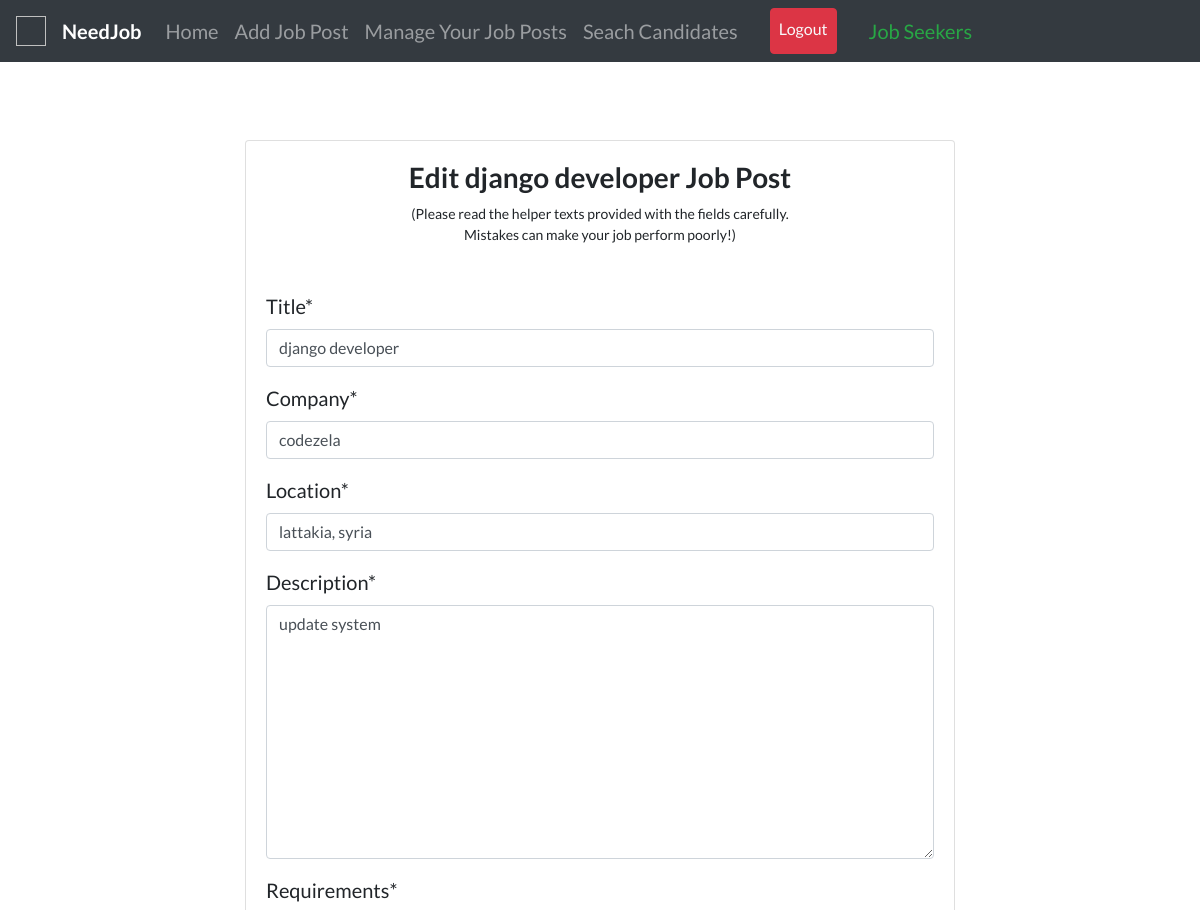
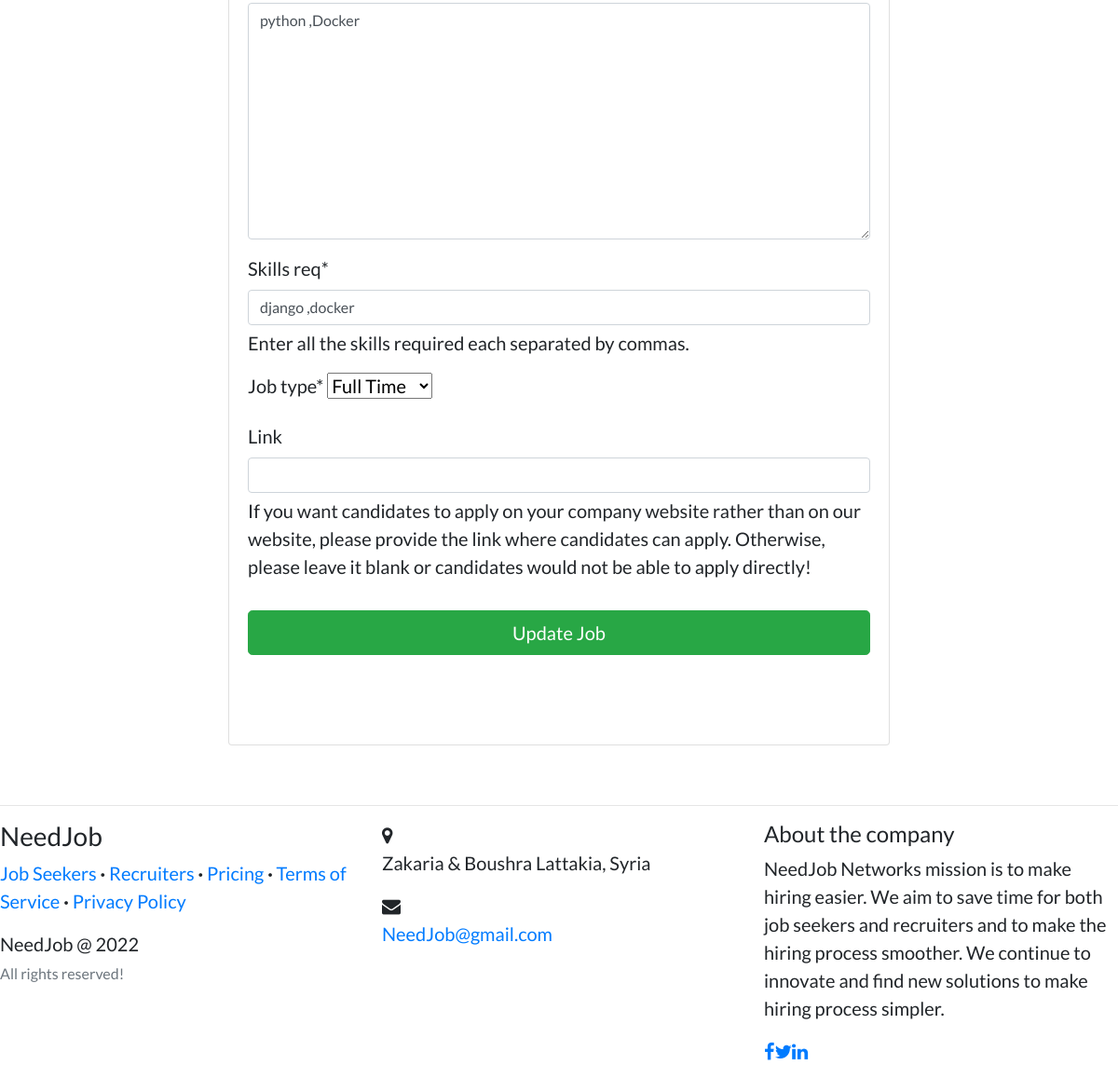
Screenshot of /hiring/job/django-developer/edit/ (signed in) with the database file from the repository (2 pictures, top to bottom).
### recruiters/models.py (models this page shows, shortened)
class Job(models.Model):
    recruiter = models.ForeignKey(
        User, related_name='jobs', on_delete=models.CASCADE)
    title = models.CharField(max_length=255)
    company = models.CharField(max_length=200)
    location = models.CharField(max_length=255)
    description = models.TextField()
    requirements = models.TextField()
    skills_req = models.CharField(max_length=200)
    job_type = models.CharField(
        max_length=30, choices=CHOICES, default='Full Time', null=True)
    link = models.URLField(null=True, blank=True)
    slug = AutoSlugField(populate_from='title', unique=True, null=True)
    date_posted = models.DateTimeField(default=timezone.now)

### recruiters/views.py (the view)
# urls.py: path('job/<slug>/edit/', views.edit_job, name='edit-job-post'),
@login_required
def edit_job(request, slug):
    user = request.user
    job = get_object_or_404(Job, slug=slug)
    if request.method == "POST":
        form = NewJobForm(request.POST, instance=job)
        if form.is_valid():
            data = form.save(commit=False)
            data.save()
            return redirect('add-job-detail', slug)
    else:
        form = NewJobForm(instance=job)
    context = {
        'form': form,
        'rec_navbar': 1,
        'job': job,
    }
    return render(request, 'recruiters/edit_job.html', context)

### recruiters/forms.py
class NewJobForm(forms.ModelForm):
    class Meta:
        model = Job
        fields = ['title', 'company', 'location',
                  'description','requirements', 'skills_req', 'job_type', 'link']
        help_texts = {
            'skills_req': 'Enter all the skills required each separated by commas.',
            'link': 'If you want candidates to apply on your company website rather than on our website, please provide the link where candidates can apply. Otherwise, please leave it blank or candidates would not be able to apply directly!',
        }

### templates/recruiters/edit_job.html (shortened to what this page needs)
{% extends "accounts/layout.html" %} {% load static %} {% load crispy_forms_tags %}
{% block content %} <br />
<div class="container">
  {% if request.user == job.recruiter %}
  <div class="row">
    <div class="col-sm-10 col-md-10 col-lg-8 mx-auto">
      <div class="card card-signin my-5">
        <div class="card-body">
          <h3 class="text-center">
            <b>Edit {{job.title}} Job Post</b>
          </h3>
          <span style="font-size: 14px"
            ><p class="text-center">
              (Please read the helper texts provided with the fields carefully.
              <br />Mistakes can make your job perform poorly!)
            </p></span
          >
          <form class="form-signin" method="POST" enctype="multipart/form-data">
            <fieldset class="form-group">
              <br />
              {{ form|crispy }}
            </fieldset>
            <div class="form-group">
              <button class="btn btn-lg btn-success btn-block" type="submit">
                Update Job</button
              ><br /><br />
            </div>
          </form>
        </div>
      </div>
    </div>
  </div>
  {% endif %}
</div>
{% endblock content %}

### templates/accounts/layout.html (style rules this page uses)
body { font-family: "Lato"; font-size: 20px; }

### rows the page displays
Job: title "django developer", company "codezela", location "lattakia, syria", description "update system", requirements "python ,Docker", skills_req "django ,docker", job_type "Full Time"
